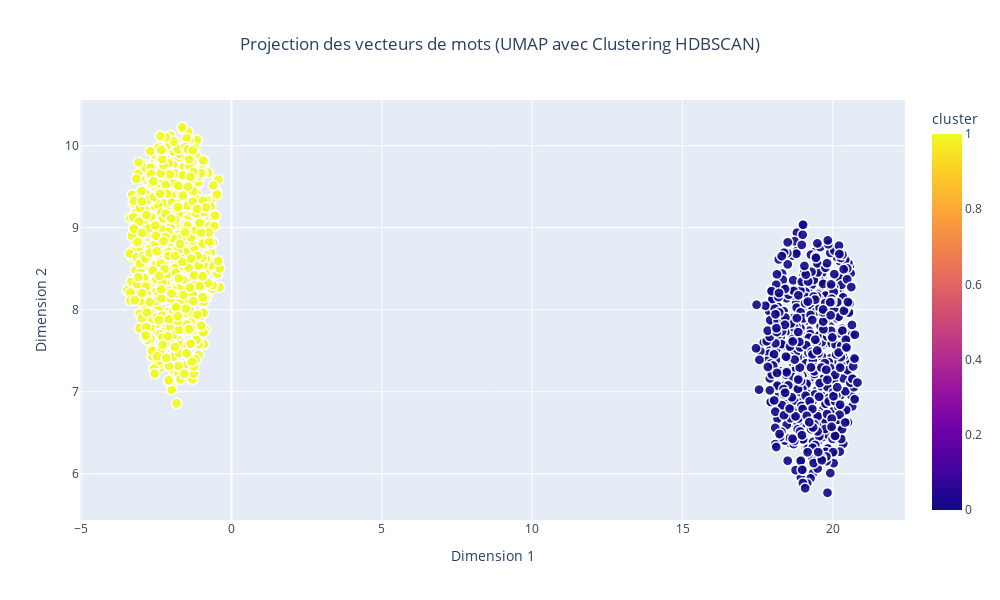

Notebook source saved alongside this figure:
### Code cell
from sklearn.preprocessing import StandardScaler
from sklearn.decomposition import PCA
import umap
import hdbscan
import pandas as pd
import plotly.express as px

# Étape 1 : Normalisation des vecteurs
scaler = StandardScaler()
vectors_normalized = scaler.fit_transform(vectors)

# Étape 2 : Réduction de dimension avec PCA (optionnel)
# pca = PCA(n_components=50)  # Réduction initiale à 50D
# vectors_pca = pca.fit_transform(vectors_normalized)

# Étape 3 : Réduction de dimension avec UMAP (appliqué après PCA)
umap_reducer = umap.UMAP(n_components=2, 
                          n_neighbors=15,  # Teste aussi 30 ou 50
                          min_dist=0.1,    # Teste aussi 0.3 ou 0.5
                          metric='cosine', # Meilleur pour Word2Vec
                          random_state=42)
word_vectors_2D = umap_reducer.fit_transform(vectors_normalized)

# Étape 4 : Clustering avec HDBSCAN
clusterer = hdbscan.HDBSCAN(min_cluster_size=5, min_samples=2)
clusters = clusterer.fit_predict(word_vectors_2D)

# Étape 5 : Préparation des données pour le graphique
df = pd.DataFrame(word_vectors_2D, columns=["Dim1", "Dim2"])  
df['word'] = words  # Ajouter les mots correspondants
df['cluster'] = clusters #.astype(str)  # Convertir les clusters en string pour la couleur

# Créer le graphique interactif avec Plotly
fig = px.scatter(
    df,
    x='Dim1',
    y='Dim2',
    color='cluster',  
    hover_name='word',
    title="Projection des vecteurs de mots (UMAP avec Clustering HDBSCAN)",
    labels={'Dim1': 'Dimension 1', 'Dim2': 'Dimension 2'},
    color_discrete_sequence=px.colors.qualitative.Set1,  
    width=1000,
    height=600
)

# Personnalisation des points
fig.update_traces(marker=dict(size=10, opacity=0.9, line=dict(width=1.5, color='white')))

# Centrage du titre
fig.update_layout(legend_title="Clusters", title_x=0.5)

# Afficher le graphique
fig.show()

### Figure 1 — Plotly figure (JSON) as saved in the notebook; plotly's stock layout.template omitted (floating-point values rounded to 4 significant figures; data arrays with more than 128 entries replaced by an {"elided": "..."} marker saying what was removed)
{"data": [{"hovertemplate": "<b>%{hovertext}</b><br><br>Dimension 1=%{x}<br>Dimension 2=%{y}<br>cluster=%{marker.color}<extra></extra>", "hovertext": {"elided": "1337 str values"}, "legendgroup": "", "marker": {"color": {"elided": "1337 int values"}, "coloraxis": "coloraxis", "line": {"color": "white", "width": 1.5}, "opacity": 0.9, "size": 10, "symbol": "circle"}, "mode": "markers", "name": "", "showlegend": false, "type": "scattergl", "x": {"elided": "1337 float values"}, "xaxis": "x", "y": {"elided": "1337 float values"}, "yaxis": "y"}], "layout": {"coloraxis": {"colorbar": {"title": {"text": "cluster"}}, "colorscale": [[0, "#0d0887"], [0.1111, "#46039f"], [0.2222, "#7201a8"], [0.3333, "#9c179e"], [0.4444, "#bd3786"], [0.5556, "#d8576b"], [0.6667, "#ed7953"], [0.7778, "#fb9f3a"], [0.8889, "#fdca26"], [1, "#f0f921"]]}, "height": 600, "legend": {"title": {"text": "Clusters"}, "tracegroupgap": 0}, "title": {"text": "Projection des vecteurs de mots (UMAP avec Clustering HDBSCAN)", "x": 0.5}, "width": 1000, "xaxis": {"anchor": "y", "domain": [0, 1], "title": {"text": "Dimension 1"}}, "yaxis": {"anchor": "x", "domain": [0, 1], "title": {"text": "Dimension 2"}}}}
